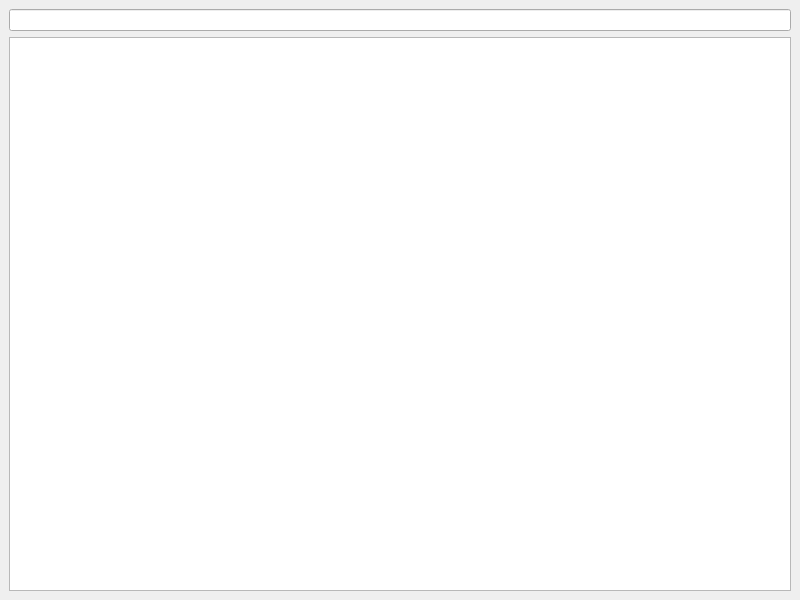
<?xml version="1.0" encoding="UTF-8"?>
<ui version="4.0">
 <class>View</class>
 <widget class="QMainWindow" name="view">
  <property name="geometry">
   <rect>
    <x>0</x>
    <y>0</y>
    <width>800</width>
    <height>600</height>
   </rect>
  </property>
  <property name="windowTitle">
   <string>Search in dictionary</string>
  </property>
  <property name="autoFillBackground">
   <bool>true</bool>
  </property>
  <widget class="QWidget" name="gridLayoutWidget">
   <property name="autoFillBackground">
    <bool>true</bool>
   </property>
   <layout class="QGridLayout" name="gridLayout">
    <item row="0" column="0">
     <widget class="QLineEdit" name="line_edit"/>
    </item>
    <item row="1" column="0">
     <widget class="QListView" name="list_view">
      <property name="uniformItemSizes">
       <bool>true</bool>
      </property>
     </widget>
    </item>
   </layout>
  </widget>
 </widget>
 <resources/>
 <connections/>
</ui>
